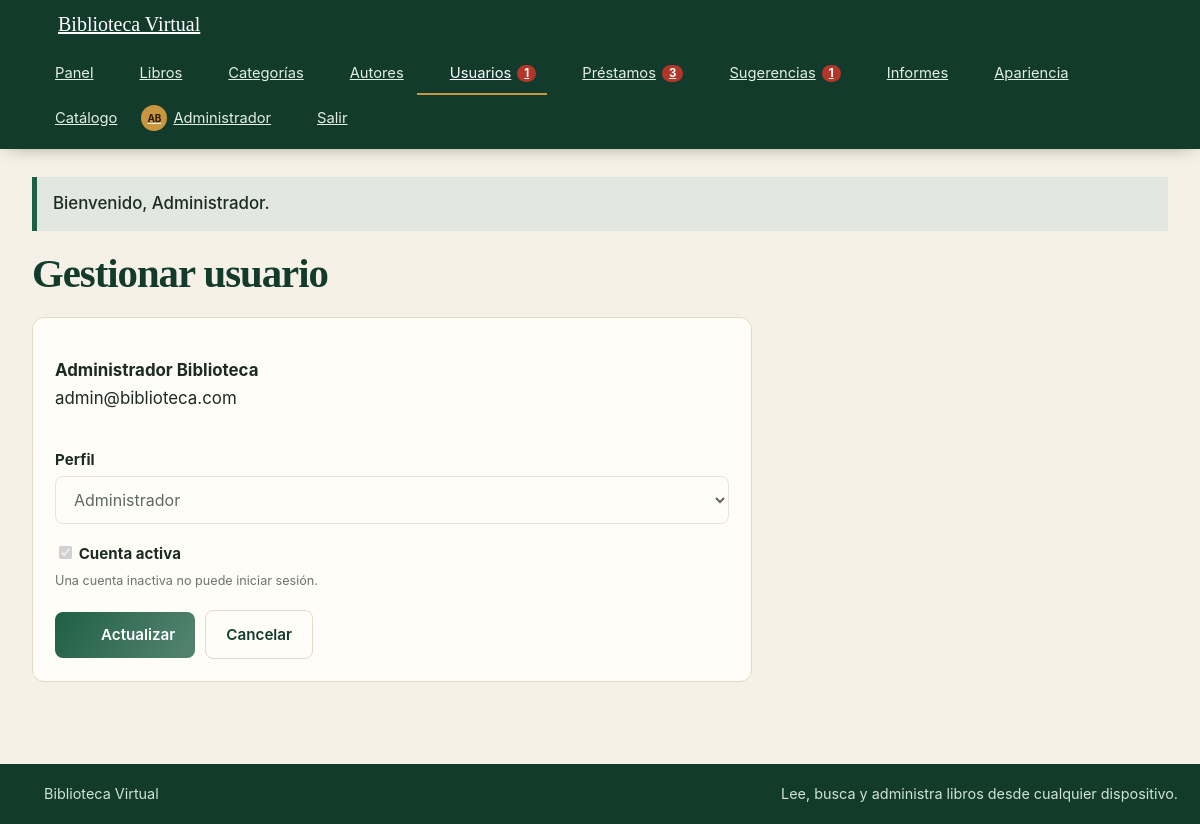
Screenshot of /usuario_form.php?id=1 (signed in) with the database file from the repository.
### tables this page shows
CREATE TABLE usuarios (
  id INT NOT NULL AUTO_INCREMENT,
  nombre VARCHAR(80) NOT NULL,
  apellido VARCHAR(80) NOT NULL,
  correo VARCHAR(120) NOT NULL,
  telefono VARCHAR(20) NOT NULL,
  fecha_nacimiento DATE NOT NULL,
  clave VARCHAR(255) NOT NULL,
  rol ENUM('admin','bibliotecario','lector') NOT NULL DEFAULT 'lector',
  activo TINYINT(1) NOT NULL DEFAULT 1,
  foto VARCHAR(80) DEFAULT NULL,
  tema ENUM('auto','claro','oscuro') NOT NULL DEFAULT 'auto',
  edad_editable TINYINT(1) NOT NULL DEFAULT 0,
  cambiar_clave TINYINT(1) NOT NULL DEFAULT 0,
  creado_en TIMESTAMP NOT NULL DEFAULT CURRENT_TIMESTAMP,
  PRIMARY KEY (id),
  UNIQUE KEY uq_usuarios_correo (correo)
);

### usuario_form.php (the view, shortened to what this page needs)
<?php
require_once 'seguridad.php';
exigir_admin();
$cn = db();
$yo = (int)$_SESSION['usuario_id'];
$id = (int)(isset($_REQUEST['id']) ? $_REQUEST['id'] : 0);
if ($id > 0) {
    $actual = fila($cn, 'SELECT nombre, apellido, correo, rol, activo FROM usuarios WHERE id = ?', 'i', array($id));
}
$titulo = $id > 0 ? 'Gestionar usuario' : 'Nuevo usuario interno';
require 'cabecera.php';
?>
<h1><?php echo e($titulo); ?></h1>
<form class="formulario panel" method="post">
  <?php if ($id > 0): ?>
    <p><strong><?php echo e($actual['nombre'] . ' ' . $actual['apellido']); ?></strong><br><?php echo e($actual['correo']); ?></p>
    <div><label for="rol">Perfil</label><select id="rol" name="rol" <?php echo $id === $yo ? 'disabled' : ''; ?>><option value="admin" <?php echo $actual['rol'] === 'admin' ? 'selected' : ''; ?>>Administrador</option></select></div>
    <div><label><input type="checkbox" name="activo" value="1" <?php echo (int)$actual['activo'] ? 'checked' : ''; ?> <?php echo $id === $yo ? 'disabled' : ''; ?>> Cuenta activa</label><div class="ayuda">Una cuenta inactiva no puede iniciar sesión.</div></div>
  <?php endif; ?>
  <div class="acciones"><button class="btn" type="submit"><?php echo icono('check', 18); ?> <?php echo $id > 0 ? 'Actualizar' : 'Crear usuario'; ?></button><a class="btn btn-claro" href="usuarios.php">Cancelar</a></div>
</form>
<?php require 'pie.php'; ?>

### seguridad.php (shortened to what this page needs)
<?php
function e($v) {
    return htmlspecialchars((string)$v, ENT_QUOTES, 'UTF-8');
}
function logueado() {
    return !empty($_SESSION['usuario_id']);
}
function consulta($cn, $sql, $tipos = '', $params = array()) {
    $st = $cn->prepare($sql);
    if ($tipos !== '') {
        $args = array($tipos);
        foreach ($params as $k => $v) { $args[] = &$params[$k]; }
        call_user_func_array(array($st, 'bind_param'), $args);
    }
    $st->execute();
    $filas = array();
    $meta = $st->result_metadata();
    if ($meta) {
        if (method_exists($st, 'get_result')) {
            $r = $st->get_result();
            while ($f = $r->fetch_assoc()) { $filas[] = $f; }
        }
    }
    return $filas;
}
function fila($cn, $sql, $tipos = '', $params = array()) {
    $f = consulta($cn, $sql, $tipos, $params);
    return $f ? $f[0] : null;
}
function usuario_actual() {
    static $u = false;
    if ($u === false) {
        $u = null;
        if (logueado()) {
            $u = fila(db(), 'SELECT id, nombre, apellido, rol, activo, foto, tema, cambiar_clave FROM usuarios WHERE id = ?', 'i', array((int)$_SESSION['usuario_id']));
        }
    }
    return $u;
}
function exigir_login() {
    $u = usuario_actual();
}
function exigir_admin() {
    exigir_login();
}
function avatar_html($u, $tam = 34) {
    $nombre = isset($u['nombre']) ? $u['nombre'] : '?';
    $apellido = isset($u['apellido']) ? $u['apellido'] : '';
    $ini = mb_strtoupper(mb_substr($nombre, 0, 1) . mb_substr($apellido, 0, 1));
    return '<span class="avatar avatar-ini" style="width:' . (int)$tam . 'px;height:' . (int)$tam . 'px;font-size:' . (int)($tam * 0.4) . 'px">' . e($ini) . '</span>';
}
function icono($nombre, $tam = 18) {
    $trazo = isset($p[$nombre]) ? $p[$nombre] : $p['libro'];
    return '<svg class="ico" width="' . (int)$tam . '" height="' . (int)$tam . '" viewBox="0 0 24 24" fill="none" stroke="currentColor" stroke-width="2" stroke-linecap="round" stroke-linejoin="round" aria-hidden="true">' . $trazo . '</svg>';
}

### estilos.css (style rules this page uses)
:root { --primario:#1f5f46;--acento:#c8963e;--fondo-personalizado:#f6f1e6;--fondo-osc-personalizado:#101a16;--fondo:var(--fondo-personalizado);--fondo-osc:var(--fondo-osc-personalizado);--papel:#fffdf8;--texto:#1c2a24;--suave:#6a736e;--borde:#e3dac8;--primario-osc:#133d2d;--primario-cl:#e6f1ea;--acento-osc:#a47521;--rojo:#b3362b;--rojo-cl:#fbe6e3;--azul:#245a8d;--azul-cl:#e3eef8;--amarillo-cl:#fff3d6;--sombra:0 10px 30px -14px rgba(19,61,45,.35);--fs:1rem;--radio:0 }
* { box-sizing:border-box }
html { scroll-behavior:smooth;-webkit-text-size-adjust:100%;text-size-adjust:100% }
body { margin:0;font-family:"Segoe UI",Roboto,Helvetica,Arial,sans-serif;background:var(--fondo);color:var(--texto);line-height:1.55;min-height:100vh;min-height:100dvh;display:flex;flex-direction:column;font-size:var(--fs);overflow-wrap:anywhere }
img,svg { max-width:100% }
a { color:var(--primario) }
h1,h2,h3 { font-family:Georgia,"Times New Roman",serif;line-height:1.2;margin:0 0 .5em;color:var(--primario-osc);font-size:revert }
h1 { font-size:clamp(1.5rem,1.1rem + 1.6vw,2.2rem) }
.ico { vertical-align:-3px;flex:none }
.avatar { border-radius:50%;object-fit:cover;vertical-align:middle;flex:none }
.avatar-ini { display:inline-flex;align-items:center;justify-content:center;background:var(--acento);color:#2b1d03;font-weight:700 }
.btn { display:inline-flex;align-items:center;justify-content:center;gap:8px;border:0;border-radius:0;background:var(--primario);color:#fff!important;padding:11px 20px;font-size:.95rem;font-weight:600;cursor:pointer;position:relative;overflow:hidden;isolation:isolate;text-decoration:none;font-family:inherit;min-height:40px;transition:transform .25s ease,box-shadow .25s ease,filter .25s ease,background-position .45s ease }
.btn::after { content:"";position:absolute;top:0;bottom:0;left:-80%;width:50%;background:linear-gradient(110deg,transparent,rgba(255,255,255,.5),transparent);transform:skewX(-20deg);transition:left .55s ease;pointer-events:none }
.btn-claro { background:var(--papel);color:var(--primario-osc)!important;border:1px solid var(--borde) }
.panel { background:var(--papel);border:1px solid var(--borde);padding:clamp(14px,3vw,22px);margin-bottom:22px }
label { display:block;font-weight:600;font-size:.9rem;margin-bottom:4px }
input[type=text],input[type=email],input[type=password],input[type=number],input[type=date],input[type=search],input[type=file],select,textarea { width:100%;padding:10px 12px;border:1px solid var(--borde);background:var(--papel);color:var(--texto);font-size:1rem;font-family:inherit;border-radius:0;transition:border-color .2s,box-shadow .2s;min-height:42px }
input[type=checkbox],input[type=radio] { width:auto;accent-color:var(--primario) }
.formulario { display:grid;gap:16px;max-width:720px }
.acciones { display:flex;gap:10px;flex-wrap:wrap;align-items:center }
.ayuda { font-size:.82rem;color:var(--suave);margin-top:3px }
:root { --fuente-cuerpo:"Inter","Segoe UI",Roboto,Helvetica,Arial,sans-serif; --fuente-titulos:"Georgia","Times New Roman",serif; --texto-xs:clamp(.74rem,.7rem + .12vw,.82rem); --texto-sm:clamp(.86rem,.82rem + .16vw,.94rem); --texto-base:clamp(.96rem,.92rem + .18vw,1.06rem); --texto-lg:clamp(1.12rem,1.02rem + .42vw,1.32rem); --texto-xl:clamp(1.38rem,1.18rem + .8vw,1.85rem); --texto-2xl:clamp(1.8rem,1.35rem + 1.6vw,2.65rem); --texto-3xl:clamp(2.25rem,1.55rem + 2.8vw,3.65rem); }
body { font-family:var(--fuente-cuerpo);font-size:var(--texto-base);line-height:1.65 }
h1 { font-size:var(--texto-2xl);line-height:1.12;letter-spacing:-.025em }
p { max-width:75ch }
label { font-size:var(--texto-sm);font-weight:700;letter-spacing:.005em }
.ayuda,.cat,.sobrelinea { font-size:var(--texto-xs) }
.formulario { gap:18px }
.formulario>div,.formulario .doble>div { min-width:0 }
input[type=text],input[type=email],input[type=password],input[type=number],input[type=date],input[type=search],input[type=file],select,textarea { border-radius:8px;min-height:48px;padding:12px 14px;line-height:1.35 }
.btn { border-radius:8px;min-height:46px }
.panel,.tarjeta-libro,.dato,.franja-datos,.destacado-editorial { border-radius:12px }

### rows the page displays
usuarios: ini "AB", nombre+apellido "Administrador Biblioteca", correo "admin@biblioteca.com", rol "Administrador", activo "☑"

### other values shown
$cab_cfg['nombre_sitio'] "Biblioteca Virtual"
$cab_item[1] "Panel"
$cab_item[1] "Libros"
$cab_item[1] "Categorías"
$cab_item[1] "Autores"
$cab_item[1] "Usuarios"
$cab_item[4] "1"
$cab_item[1] "Préstamos"
$cab_item[4] "3"
$cab_item[1] "Sugerencias"
$cab_item[1] "Informes"
$cab_item[1] "Apariencia"
$cab_item[1] "Catálogo"
$_SESSION['nombre'] "Administrador"
$_SESSION['flash'][1] "Bienvenido, Administrador."
